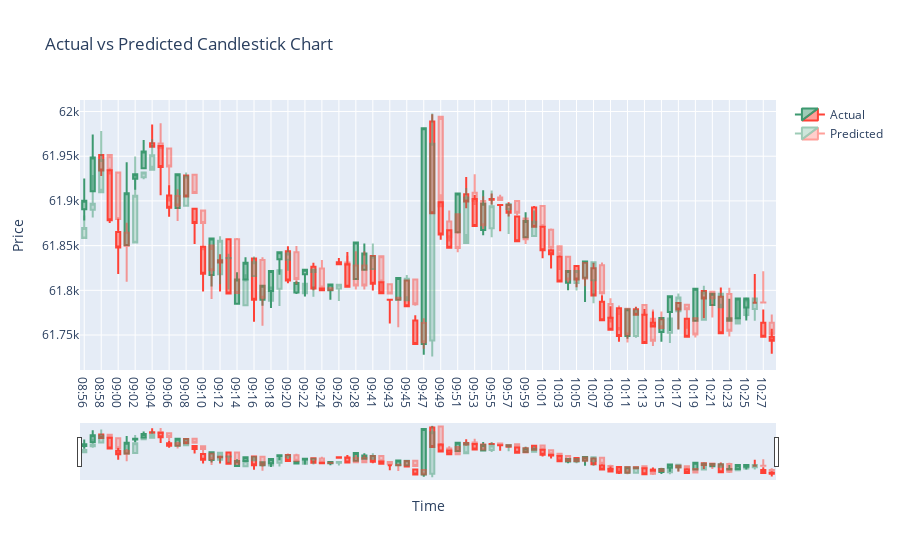

The code cell stored with this chart in its notebook:
### Code cell
import plotly.graph_objects as go

# Create candlestick chart for actual data
actual_candlestick = go.Candlestick(x=df.index,
                                    open=df['open'],
                                    high=df['high'],
                                    low=df['low'],
                                    close=df['close'],
                                    name='Actual')

# Create candlestick chart for predicted data
predicted_candlestick = go.Candlestick(x=df.index,
                                       open=df['open_pred'],
                                       high=df['high_pred'],
                                       low=df['low_pred'],
                                       close=df['close_pred'],
                                       name='Predicted',
                                       opacity=0.5)

# Create layout for the plot
layout = go.Layout(title='Actual vs Predicted Candlestick Chart',
                   xaxis=dict(title='Time'),
                   yaxis=dict(title='Price'))

# Combine actual and predicted candlestick charts into a single figure
fig = go.Figure(data=[actual_candlestick, predicted_candlestick], layout=layout)

# Show the plot
fig.show()
